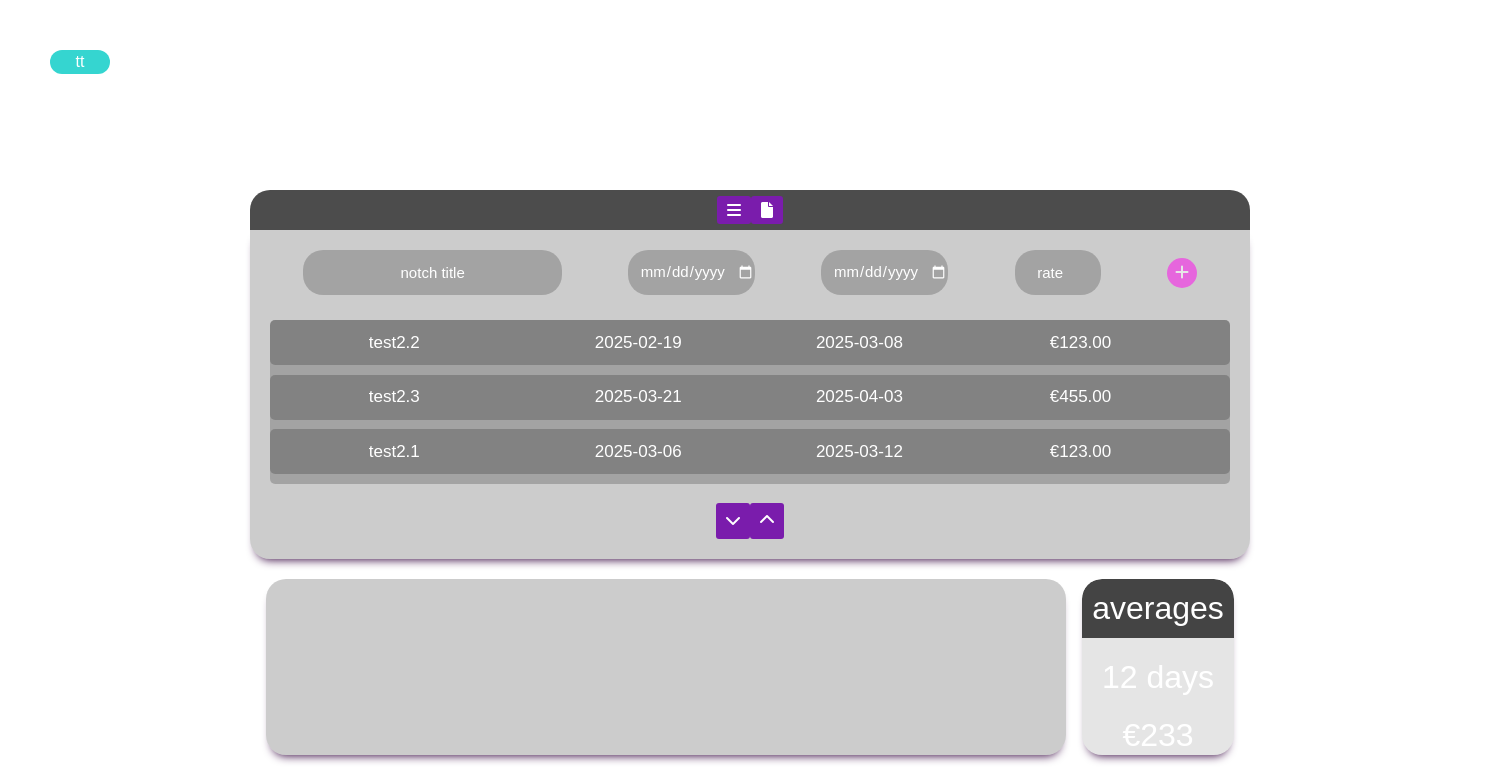
Page / (signed in) on the committed database.
### website/models.py (models this page shows)
class Contract(db.Model):
  id = db.Column(db.Integer, primary_key=True)
  job_title = db.Column(db.String(150), nullable=False)
  date_start = db.Column(db.Date, nullable=False)
  date_end = db.Column(db.Date)
  pay_rate = db.Column(db.Numeric(6,2))
  date_added = db.Column(db.DateTime(timezone=True), default=func.now())
  user_id = db.Column(db.Integer, db.ForeignKey('user.id'))
  invoice = db.relationship("Invoice", cascade="all,delete", back_populates="contract", uselist=False)

### website/views.py (the view, shortened to what this page needs)
@views.route("/", methods=["GET", "POST"])
@login_required
def index():
    curr_user = current_user.id
    contract_query = Contract.query.filter(Contract.user_id == curr_user).all()
    start_dates_list = []
    end_dates_list = []
    contract_name_list = []
    rates = []
    for i in contract_query:
        start_dates_list.append(str(i.date_start))
        end_dates_list.append(str(i.date_end))
        contract_name_list.append(str(i.job_title))
        rates.append(int(i.pay_rate))
    graph_data = graph_structure(start_dates_list, contract_name_list)
    int_average_days = average_days(start_dates_list, end_dates_list)
    int_average_pay = average_pay(rates)
    invoiced_contracts = Invoice.get_user_invoiced_contracts(curr_user)
    first_name = current_user.first_name
    first_name_init = list(first_name)[0]
    family_name_init = list(current_user.family_name)[0]
    return render_template(
        "index.html",
        graph_data=graph_data,
        invoiced_contracts=invoiced_contracts,
        contract_query=contract_query,
        user=current_user,
        first_name=first_name,
        first_name_init=first_name_init,
        family_name_init=family_name_init,
        average_days=int_average_days,
        average_pay=int_average_pay,
    )

### website/__init__.py (called while the page is built)
def create_app():
    app = Flask(__name__)
    app.secret_key = 'secretkey'
    app.config['SQLALCHEMY_DATABASE_URI'] = f'sqlite:///{DB_NAME}'  #locating the databse (sqlite, old)
    db.init_app(app)
    from .views import views
    from .auth import auth
    app.register_blueprint(views, url_prefix='/') #leaving the prefix as small as possible
    app.register_blueprint(auth, url_prefix='/')
    from .models import User
    create_database(app)
    login_manager = LoginManager()
    login_manager.login_view = "auth.login"
    login_manager.init_app(app)
    @login_manager.user_loader
    def load_user(id):
        return User.query.get(int(id)) #looks for primary key
    return app

### website/averages.py (called while the page is built)
def average_days(start, end):
        dates = pd.DataFrame({'start':start,'end':end})
        dates['start'] = pd.to_datetime(dates['start'])
        dates['end'] = pd.to_datetime(dates['end'])
        dates['diff'] = dates['end'].dt.date - dates['start'].dt.date
        diff = dates['diff']
        sum = 0
        for d in diff:
            d = d.days
            d = int(d)
            sum = sum + d
        try:
            average_days = int(sum / len(diff))
        except ZeroDivisionError:
            return 0
        return average_days

def average_pay(rates):
    sum_rates = sum(rates)
    try:
      average_pay = int(sum_rates / len(rates))
    except ZeroDivisionError:
        return 0
    return average_pay

### website/chart.py (called while the page is built)
def graph_structure(start_dates_list,contract_name_list):
    graph_list = [{"x": start_dates_list[i], "name": contract_name_list[i]} for i in range(len(start_dates_list))]
    return graph_list

### website/models.py (called while the page is built)
  def get_user_invoiced_contracts(id):
      invoice_contract_ids = db.session.query(Invoice.contract_id).join(Contract).filter(Contract.user_id == id).all()
      invoice_contract_ids = [item for i in invoice_contract_ids for item in i]
      return invoice_contract_ids

### website/templates/index.html (shortened to what this page needs)
{% extends "base.html" %}
{% block main_content %}
<div id="main">
{% endblock %}
{% block content %}
<div id="home">
    <form class="inputField" method="POST">
        <div class="input_group">
            <input style="font-size: 15px" name="job" id="job" type="text" placeholder="notch title">
            <input style="font-size: 15px" name="start" id="start" type="date" placeholder="start">
            <input style="font-size: 15px" name="end" id="end" type="date" placeholder="end">
            <input style="font-size: 15px" name="pay" id="pay" type="number" min="0" step="any" placeholder="rate">
        </div>
        <div class="add_button">
            <button><i type="submit" class="fa fa-plus"></i></button>
        </div>
    </form>
    <div class="tab_div">
        <table id="table">
            {% for contract in contract_query |sort(attribute='date_added') %}
            <tr class="notch_view" onclick="displayNotchViewButtons({{[loop.index0]}})">
                <td class="job_title">{{contract.job_title}}</td>
                <td class="date_start">{{contract.date_start}}</td>
                <td class="date_end">{{contract.date_end}}</td>
                <td class="pay_rate">€{{contract.pay_rate}}</td>
            </tr>
            {% endfor %}
        </table>
    </div>
</div>
<div class="footer">
    <div class="button_div">
        <button class="showbtn" onClick="showContracts()"><i class="fa fa-chevron-down"></i></button>
        <button class="clearbtn" onClick="hideContracts()"><i class="fa fa-chevron-up"></i></button>
    </div>
</div>
{% endblock %}
{% block graph %}
<div class="graph">
</div>
{% endblock %}
{% block avrg %}
<div id="avrg" >
    <div id="average-title" class="div-dark-top">
        <h2>averages</h2>
    </div>
    <div class="day_avrg">
        <h2>{{ average_days }} days</h2>
    </div>
    <div class="pay_avrg">
        <h2>€{{ average_pay }}</h2>
    </div>
</div>
{% endblock %}

### website/templates/base.html (shortened to what this page needs)
<!DOCTYPE html>
<html lang="en-us">
    <head>
        <link rel="stylesheet" href="{{ url_for('static', filename='css/style.css') }}">
        <link rel="stylesheet" href="https://cdn.jsdelivr.net/npm/bootstrap@4.6.1/dist/css/bootstrap.min.css"
>
        <link rel="stylesheet" href="https://cdnjs.cloudflare.com/ajax/libs/font-awesome/6.0.0-beta2/css/all.min.css"
 />
    </head>
    <body id="body" style="background-image:url('../static/images/container_background_noise.jpg'); width: 300px; height: 300px; background-size:cover;background-attachment: fixed;">
    <div id="wrapper">
        <div class="topnav">
            <a href="/" class="icon">{{ first_name_init|lower|trim + family_name_init|lower|trim }}</a>
        </div>
        {% block main_content %}{% endblock %}
        {% block nav %}
        <div id="nav" class="div-dark-top">
            <ul class="dot_list" style="padding: 0;">
                <li><a id="notch" class="fa fa-bars" href="/"></a></li>
                <li><a id="invoices" class="fa fa-file" href="/invoices"></a></li>
            </ul>
        </div>
        {% endblock %}
        <div id="main_container">
            {% block content %}{% endblock %}
        </div>
        <div class="content_2">
            {% block graph %}{% endblock %}
            {% block avrg %}{% endblock %}
        </div>
        </div>
    </body>
</html>

### website/static/css/style.css (style rules this page uses)
* { font-family: "Arial", sans-serif; color: white; font-size: 16px; border: none; overscroll-behavior: none; }
li { list-style-type: none; }
#wrapper { position: relative; width: 1500px; height: 100vh; padding: 50px; }
.topnav { position: fixed; float: left; margin: auto; text-align: center; width: 60px; }
.topnav a { transition: all 0.1s linear; color: #314E70; text-decoration: none; font-size: 1em; display: block; }
.topnav a.icon { border-radius: 50px; margin: auto; background: #35D5D0; position: relative; }
#main { margin: auto; padding-top: 10%; width: 1000px; height: auto; display: flex; flex-wrap: wrap; flex-direction: column; transition: all 1500ms; }
.content_2 { margin-top: 20px; position: relative; width: 1000px; max-height: 300px; display: flex; flex-wrap: wrap; margin-bottom: 20%; justify-content: space-evenly; }
.graph { border-radius: 20px; box-shadow: #3c0e46 0px 7px 10px -6px; background-color: rgba(0, 0, 0, 0.2); backdrop-filter: blur(6px); width: 800px; height: auto; padding: 15px; }
#nav { display: flex; height: 40px; backdrop-filter: blur(6px); }
.dot_list { align-items: center; display: flex; justify-content: center; list-style-type: none; margin: auto; }
.dot_list li a { padding: 6px 10px; border-radius: 3px; background: #7A1CAC; }
#main_container { flex-direction: column; flex-wrap: wrap; justify-content: flex-start; padding: 20px; box-shadow: #3c0e46 0px 7px 10px -6px; background-color: rgba(0, 0, 0, 0.2); backdrop-filter: blur(6px); width: 100%; height: auto; border-bottom-right-radius: 20px; border-bottom-left-radius: 20px; }
.inputField { margin-bottom: 20px; width: 100%; display: flex; height: 45px; flex-wrap: nowrap; justify-content: center; }
#home { margin: auto; width: auto; }
.input_group { display: flex; width: 90%; }
.inputField input { color-scheme: dark; background-color: rgba(0, 0, 0, 0.2); height: 100%; border-radius: 20px; text-align: center; margin: auto; outline: none; }
#pay { width: 10%; }
#job { width: 30%; }
.add_button { margin: auto; text-align: center; }
.inputField button { margin: auto; width: 30px; height: 30px; font-size: 1rem; outline: none; padding: unset; text-align: center; align-items: center; background-color: rgb(255, 0, 238); opacity: 0.5; border-radius: 15px; border-style: solid; border-color: rgba(85, 255, 238, 0); border-width: 3px; position: relative; }
.tab_div { padding-top: 5px; max-height: 300px; width: auto; border-radius: 5px; overflow: auto; margin-bottom: 10px; scrollbar-width: none; }
table { width: 100%; max-width: 1000px; transition: all 0.3s ease; }
table td { width: 20%; height: 45px; outline: none; font-size: 17px; display: flex; align-items: center; justify-content: center; }
td.date_start, td.date_end, td.pay_rate { width: 15%; }
.notch_view { cursor: pointer; background-color: rgba(0, 0, 0, 0.2); display: flex; justify-content: space-around; padding-right: 5%; border-radius: 5px; flex-wrap: nowrap; margin-bottom: 1%; align-items: center; gap: 2%; }
.footer { width: 100%; align-items: center; text-align: center; justify-content: space-between; }
.button_div { align-items: center; display: flex; justify-content: center; list-style-type: none; margin: auto; }
.footer button, #login-sign-up-form button { padding: 6px 10px; border-radius: 3px; outline: none; background: #7A1CAC; }
.div-dark-top { text-align: center; border-top-left-radius: 20px; border-top-right-radius: 20px; background-color: rgba(0, 0, 0, 0.7); }
#avrg { text-align: center; border-radius: 20px; box-shadow: #3c0e46 0px 7px 10px -6px; background-color: rgba(0, 0, 0, 0.1); backdrop-filter: blur(6px); display: flex; flex-direction: column; height: fit-content; overflow: hidden; }
#avrg h2 { margin: auto; font-size: 2em; }
#average-title { margin: auto; text-align: center; padding: 10px; }
.day_avrg, .pay_avrg { padding-top: 20px; display: flex; flex-direction: column; text-align: center; padding-left: 5px; padding-right: 5px; }

### rows in the picture
Contract: job_title "test2.2", date_start "2025-02-19", date_end "2025-03-08", pay_rate "123.00"
Contract: job_title "test2.3", date_start "2025-03-21", date_end "2025-04-03", pay_rate "455.00"
Contract: job_title "test2.1", date_start "2025-03-06", date_end "2025-03-12", pay_rate "123.00"

### other values in the picture
{{ first_name_init|lower|trim + family_name_init|lower|trim }} "tt"
{{ average_days }} "12"
{{ average_pay }} "233"
